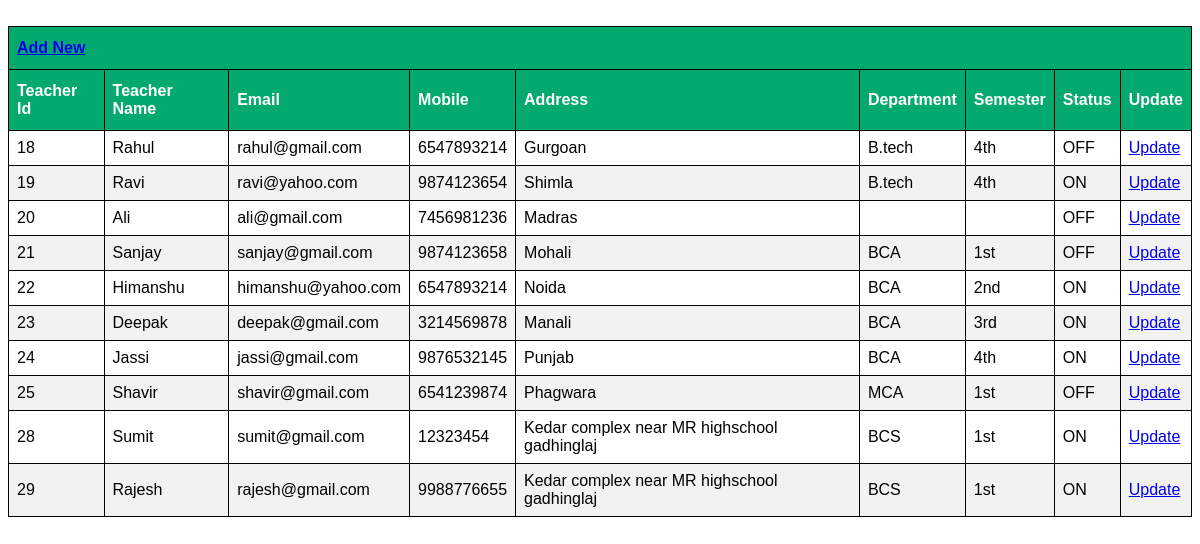
Page /teacher.php on the committed database.
### tables this page shows
CREATE TABLE `teacher` (
  `teacher_id` int(11) NOT NULL,
  `name` varchar(50) NOT NULL,
  `eid` varchar(50) NOT NULL,
  `password` varchar(10) NOT NULL,
  `mob` bigint(20) NOT NULL,
  `address` varchar(1000) NOT NULL,
  `department_id` int(11) NOT NULL,
  `sem_id` int(11) NOT NULL,
  `status` varchar(100) NOT NULL,
  `date` date NOT NULL
);

CREATE TABLE `department` (
  `department_id` int(11) NOT NULL,
  `department_name` varchar(50) NOT NULL
);

CREATE TABLE `semester` (
  `sem_id` int(11) NOT NULL,
  `semester_name` varchar(20) DEFAULT NULL,
  `department_id` int(11) NOT NULL
);

### teacher.php (the view, shortened to what this page needs)
<?php
echo "<table id='customers'>";
echo "<tr class='danger'><th colspan='11'><a href='admindashboard.php?info=add_teacher' class='btn btn-primary'>Add New</a></th></tr>";
echo "<Tr><th>Teacher Id</th><th>Teacher Name</th><th>Email</th><th>Mobile</th>
<th>Address</th><th>Department</th><th>Semester</th><th>Status</th><th>Update</th></tr>";
	$que=mysqli_query($con,"select *  from teacher");
	while($res=mysqli_fetch_array($que))
	{
	echo "<Tr>";
	echo "<td>".$res['teacher_id']."</td>" ;
	echo "<td>".$res['name']."</td>" ;
	echo "<td>".$res['eid']."</td>" ;
	echo "<td>".$res['mob']."</td>" ;
	echo "<td>".$res['address']."</td>" ;
	$que2=mysqli_query($con,"select *  from department where department_id='".$res['department_id']."'");
	$res2=mysqli_fetch_array($que2);
	echo "<td>".$res2['department_name']."</td>" ;
	$que1=mysqli_query($con,"select *  from semester where sem_id='".$res['sem_id']."'");
	$res1=mysqli_fetch_array($que1);
	echo "<td>".$res1['semester_name']."</td>" ;
	echo "<td>".$res['status']."</td>" ;
	echo "<td><a href='admindashboard.php?info=updateteacher&teacher_id=$res[teacher_id]' class='btn btn-warning'>Update</a></td>";
	?>
	<?php
	echo "</tr>";
	}
echo "</table>";
?>

### teacher.php (style rules this page uses)
#customers { font-family: Arial, Helvetica, sans-serif; border-collapse: collapse; width: 100%; }
#customers td, #customers th { border: 1px solid black; padding: 8px; }
#customers tr:nth-child(even) { background-color: #f2f2f2; }
#customers th { padding-top: 12px; padding-bottom: 12px; text-align: left; background-color: #04AA6D; color: white; }

### rows in the picture
teacher: teacher_id "18", name "Rahul", eid "rahul@gmail.com", mob "6547893214", address "Gurgoan", department.department_name "B.tech", sem.semester_name "4th", status "OFF"
teacher: teacher_id "19", name "Ravi", eid "ravi@yahoo.com", mob "9874123654", address "Shimla", department.department_name "B.tech", sem.semester_name "4th", status "ON"
teacher: teacher_id "20", name "Ali", eid "ali@gmail.com", mob "7456981236", address "Madras", status "OFF"
teacher: teacher_id "21", name "Sanjay", eid "sanjay@gmail.com", mob "9874123658", address "Mohali", department.department_name "BCA", sem.semester_name "1st", status "OFF"
teacher: teacher_id "22", name "Himanshu", eid "himanshu@yahoo.com", mob "6547893214", address "Noida", department.department_name "BCA", sem.semester_name "2nd", status "ON"
teacher: teacher_id "23", name "Deepak", eid "deepak@gmail.com", mob "3214569878", address "Manali", department.department_name "BCA", sem.semester_name "3rd", status "ON"
teacher: teacher_id "24", name "Jassi", eid "jassi@gmail.com", mob "9876532145", address "Punjab", department.department_name "BCA", sem.semester_name "4th", status "ON"
teacher: teacher_id "25", name "Shavir", eid "shavir@gmail.com", mob "6541239874", address "Phagwara", department.department_name "MCA", sem.semester_name "1st", status "OFF"
teacher: teacher_id "28", name "Sumit", eid "sumit@gmail.com", mob "12323454", address "Kedar complex near MR highschool gadhinglaj", department.department_name "BCS", sem.semester_name "1st", status "ON"
teacher: teacher_id "29", name "Rajesh", eid "rajesh@gmail.com", mob "9988776655", address "Kedar complex near MR highschool gadhinglaj", department.department_name "BCS", sem.semester_name "1st", status "ON"
